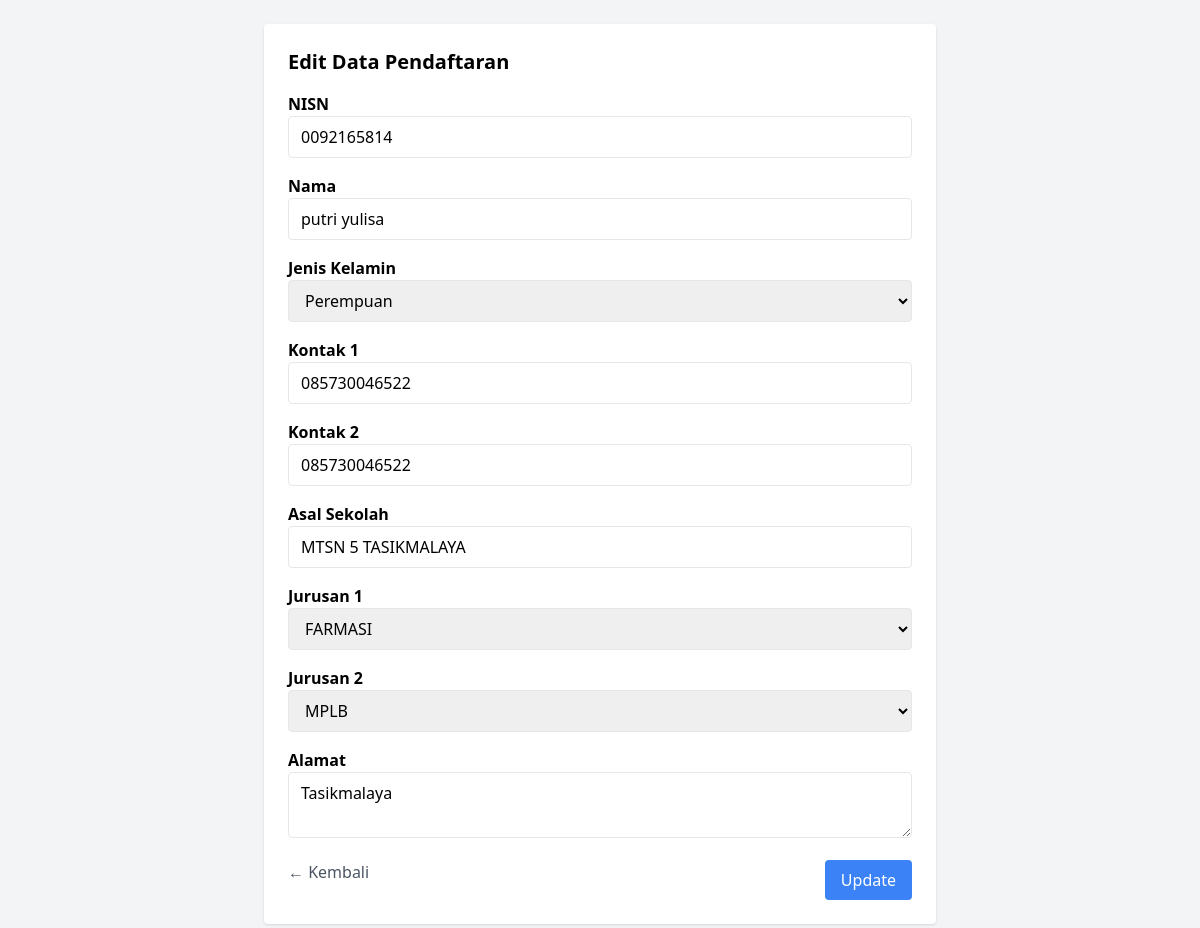
/admin/edit.php?id=455 (signed in), run on the app's committed database.
### tables this page shows
CREATE TABLE pendaftaran (
    id INTEGER PRIMARY KEY AUTOINCREMENT,
    nisn TEXT NOT NULL,
    nama TEXT NOT NULL,
    jk TEXT NOT NULL,
    kontak1 TEXT NOT NULL,
    kontak2 TEXT NOT NULL,
    asal_sekolah TEXT NOT NULL,
    jurusan1 TEXT NOT NULL,
    jurusan2 TEXT NOT NULL,
    alamat TEXT NOT NULL,
    Timestamp DATETIME DEFAULT CURRENT_TIMESTAMP
);

### admin/edit.php (the view, shortened to what this page needs)
<?php
require "db.php";
$id = $_GET['id'];
$data = $db->query("SELECT * FROM pendaftaran WHERE id = $id")->fetch();
?>
<!DOCTYPE html>
<html>
<head>
    <script src="https://cdn.tailwindcss.com"></script>
</head>
<body class="bg-gray-100 p-6">
    <div class="max-w-2xl mx-auto bg-white p-6 rounded shadow">
        <h2 class="text-xl font-bold mb-4">Edit Data Pendaftaran</h2>
        <form method="post" class="space-y-4">
            <?php
            foreach ([
                'nisn' => 'NISN',
                'nama' => 'Nama',
                'jk' => 'Jenis Kelamin',
                'kontak1' => 'Kontak 1',
                'kontak2' => 'Kontak 2',
                'asal_sekolah' => 'Asal Sekolah',
                'jurusan1' => 'Jurusan 1',
                'jurusan2' => 'Jurusan 2',
                'alamat' => 'Alamat',
            ] as $name => $label):
            ?>
                <div>
                    <label class="block font-semibold"><?= $label ?></label>
                    <?php if ($name === 'jk'): ?>
                        <select name="jk" class="w-full border rounded px-3 py-2">
                            <option value="P" <?= $data['jk'] === 'P' ? 'selected' : '' ?>>Perempuan</option>
                        </select>
                    <?php elseif ($name === 'alamat'): ?>
                        <textarea name="alamat" class="w-full border rounded px-3 py-2"><?= htmlspecialchars($data['alamat']) ?></textarea>
                    <?php elseif ($name === 'jurusan1'): ?>
                        <select name="jurusan1" class="w-full border rounded px-3 py-2" required>
                            <option value="TEKFAR" <?= $data['jurusan1'] === 'TEKFAR' ? 'selected' : '' ?>>FARMASI</option>
                        </select>
                    <?php elseif ($name === 'jurusan2'): ?>
                        <select name="jurusan2" class="w-full border rounded px-3 py-2" required>
                            <option value="MPLB" <?= $data['jurusan2'] === 'MPLB' ? 'selected' : '' ?>>MPLB</option>
                        </select>
                    <?php elseif ($name === 'asal_sekolah'): ?>
                        <input name="asal_sekolah" class="w-full border rounded px-3 py-2" list="asal-sekolah-list" value="<?= htmlspecialchars($data['asal_sekolah']) ?>" required>
                        <?php else: ?>
                        <input type="text" name="<?= $name ?>" value="<?= htmlspecialchars($data[$name]) ?>" class="w-full border rounded px-3 py-2" required>
                    <?php endif; ?>
                </div>
            <?php endforeach; ?>
            <div class="flex justify-between mt-4">
                <a href="index.php" class="text-gray-600 hover:underline">← Kembali</a>
                <button type="submit" class="bg-blue-500 text-white px-4 py-2 rounded hover:bg-blue-600">Update</button>
            </div>
        </form>
    </div>
</body>
</html>

### data on the page
pendaftaran: nisn "0092165814", nama "putri yulisa", jk "Perempuan", kontak1 "085730046522", kontak2 "085730046522", asal_sekolah "MTSN 5 TASIKMALAYA", jurusan1 "FARMASI", jurusan2 "MPLB", alamat "Tasikmalaya"

### other printed values
$label "NISN"
$label "Nama"
$label "Jenis Kelamin"
$label "Kontak 1"
$label "Kontak 2"
$label "Asal Sekolah"
$label "Jurusan 1"
$label "Jurusan 2"
$label "Alamat"
